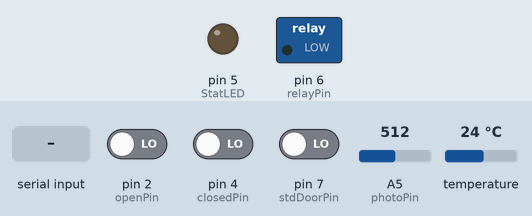
The sketch below on a simulated Arduino Uno, built with avr-gcc and run on an emulated ATmega328P. Shown: switched loads named in the sketch (green lamp = pin HIGH), output pins drawn as LEDs (lit = HIGH). Inputs (shaded band) come from the test bench; at power-on: pin 2 (openPin) LOW, pin 4 (closedPin) LOW, pin 7 (stdDoorPin) LOW, A5 (photoPin) = 512, temperature 24 °C. What the sketch prints to the serial monitor is not drawn.

Above: at 1.8 s.
1.9 s: "OpenDoor\n" received over Serial
At 2.7 s:
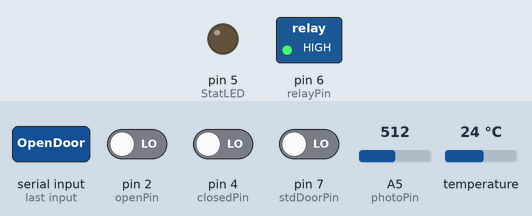
4.8 s: pin 2 (openPin) driven HIGH
6.3 s: "Temp\n" received over Serial
8.6 s: "Photo\n" received over Serial
Timing chart, 0 to 11.2 s (numbered marks = the images above; inputs shaded):
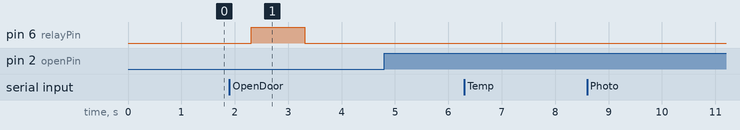

Measured:
- after the input at 1.9 s, pin 6 (relayPin): LOW → HIGH after 0.41 s, → LOW 1.0 s later
- after the input at 4.8 s, every drawn part: stays the same
- after the input at 6.3 s, every drawn part: stays the same
- after the input at 8.6 s, every drawn part: stays the same

The sketch:

GrargeDoorControl.ino
```cpp
#include <OneWire.h>

// the value of the 'other' resistor
#define SERIESRESISTOR 10000

#define delayMillis 30000UL

unsigned long thisMillis = 0;
unsigned long lastMillis = 0;

char endLine1 = '\n';
char endLine2 = '\r';
char endLine3 = '\r\n';

String inputString = "";         // a string to hold incoming data
boolean stringComplete = false;  // whether the string is complete

const int openPin = 2;
const int closedPin = 4;
const int relayPin = 6;
const int photoPin = A5;
const int StatLED = 5;
const int stdDoorPin = 7;

int prevOpenValue = LOW;    // open sensor Prev value
int prevClosedValue = LOW;   // close sensor Prev value
int prevDoorValue = LOW;   /// standard door sensor Prev value

//int samples[NUMSAMPLES];
int prevPhotoValue = 0;
float prevTemperatureValue = 150;

OneWire  ds(3);// on pin 3 (a 4.7K resistor is necessary)

void setup()
{
  // start serial port at 9600 bps:
  Serial.begin(9600);

  pinMode(openPin, INPUT);   // Open Sensor
  pinMode(closedPin, INPUT);   // Closed Senser
  pinMode(relayPin, OUTPUT);  // Switch Relay
 pinMode(StatLED, OUTPUT);  // LED
 pinMode(stdDoorPin, INPUT);   // Stand Door Senser
 digitalWrite(StatLED, LOW);

 inputString.reserve(200);
}

void loop()
{
   if (stringComplete)
  {
    if(inputString.indexOf("OpenDoor") >=0)
    {
      OpenDoor();
      //println("OpenDoor;successfully done");
      Serial.println("OpenDoor_done");
    }
    if(inputString.indexOf("Status") >=0)
    {
      SendDoorReadings();
      //println("Status;successfully done");
      //Serial.println("Status_done");
    }
    if(inputString.indexOf("Temp") >=0)
    {
      SendTempReadings();
      //println("Status;successfully done");
      //Serial.println("Status_done");
    }
    if(inputString.indexOf("Photo") >=0)
    {
      SendPhotoReadings();
    }
    // clear the string:
    inputString = "";
    stringComplete = false;
    //Serial.flush();
  }

   thisMillis = millis();

  if(thisMillis - lastMillis > delayMillis)
  {
    lastMillis = thisMillis;
    //SendTempReadings();
     //SendPhotoReadings();
     SendTempPhotoReadings();
  }

   //read sensors
  int newOpenValue = digitalRead(openPin);
  int newClosedValue = digitalRead(closedPin);
  int newDoorValue = digitalRead(stdDoorPin);

  if(newOpenValue!=prevOpenValue||newClosedValue!=prevClosedValue||newDoorValue!=prevDoorValue)
{
  prevOpenValue=newOpenValue;
  prevClosedValue=newClosedValue;
  prevDoorValue=newDoorValue;
  SendDoorReadings();
}

  float newTemperatureValue = ReadTemperature();

  if(abs(prevTemperatureValue-newTemperatureValue)>0.1 )
{
  prevTemperatureValue=newTemperatureValue;
  //SendTempReadings();
}

int newPhotoValue = ReadPhotoValue();

  if(abs(prevPhotoValue-newPhotoValue)>5 )
{
  prevPhotoValue=newPhotoValue;
  //SendPhotoReadings();
}
  //delay(100);
  //Serial.flush();
}

void SendDoorReadings()
{
  String stringStat =  "STAT,"+String(prevOpenValue)+","+String(prevClosedValue)+","+String(prevDoorValue);
  Serial.println(stringStat);
}

void SendTempPhotoReadings()
{
  char buffer[5];
  String s = dtostrf(prevTemperatureValue, 4, 1, buffer);
  String stringStat =  "TEMP,"+String(s)+ ",PHOTO,"+String(prevPhotoValue);
  Serial.println(stringStat);
}

void SendTempReadings()
{
  char buffer[5];
  String s = dtostrf(prevTemperatureValue, 4, 1, buffer);
  String stringStat =  "TEMP,"+String(s);
  Serial.println(stringStat);
}

void SendPhotoReadings()
{
  String stringStat =  "PHOTO,"+String(prevPhotoValue);
  Serial.println(stringStat);
}

void OpenDoor() {
  digitalWrite(relayPin, HIGH);
  delay(1000);
  digitalWrite(relayPin, LOW);
}

int ReadPhotoValue()
{
  int loopValue = 0;

  //average 5 readings for kicks
  int i = 0;
  for (i = 0; i < 10; i++)
  {
     int readValue = analogRead(photoPin);
     loopValue = loopValue + readValue;
  }

  return ( loopValue/i);
}

float ReadTemperature(){
 byte i;
  byte present = 0;
  byte type_s;
  byte data[12];
  byte addr[8];
  float celsius, fahrenheit;

  if ( !ds.search(addr))
  {
    //Serial.println("No more addresses.");
    //Serial.println();
    ds.reset_search();
    delay(250);
    return 0;
  }

  //Serial.print("ROM =");
  //for( i = 0; i < 8; i++) {
  //  Serial.write(' ');
  //  Serial.print(addr[i], HEX);
  //}

  if (OneWire::crc8(addr, 7) != addr[7]) {
      Serial.println("CRC is not valid!");
      return 0;
  }
  //Serial.println();

  // the first ROM byte indicates which chip
  switch (addr[0]) {
    case 0x10:
      //Serial.println("  Chip = DS18S20");  // or old DS1820
      type_s = 1;
      break;
    case 0x28:
      //Serial.println("  Chip = DS18B20");
      type_s = 0;
      break;
    case 0x22:
      //Serial.println("  Chip = DS1822");
      type_s = 0;
      break;
    default:
      Serial.println("Device is not a DS18x20 family device.");
      return 0;
  }

  ds.reset();
  ds.select(addr);
  ds.write(0x44, 1);        // start conversion, with parasite power on at the end

  delay(1000);     // maybe 750ms is enough, maybe not
  // we might do a ds.depower() here, but the reset will take care of it.

  present = ds.reset();
  ds.select(addr);
  ds.write(0xBE);         // Read Scratchpad

  //Serial.print("  Data = ");
 // Serial.print(present, HEX);
  //Serial.print(" ");
  for ( i = 0; i < 9; i++) {           // we need 9 bytes
    data[i] = ds.read();
    //Serial.print(data[i], HEX);
    //Serial.print(" ");
  }
  //Serial.print(" CRC=");
  //Serial.print(OneWire::crc8(data, 8), HEX);
  //Serial.println();

  // Convert the data to actual temperature
  // because the result is a 16 bit signed integer, it should
  // be stored to an "int16_t" type, which is always 16 bits
  // even when compiled on a 32 bit processor.
  int16_t raw = (data[1] << 8) | data[0];
  if (type_s) {
    raw = raw << 3; // 9 bit resolution default
    if (data[7] == 0x10) {
      // "count remain" gives full 12 bit resolution
      raw = (raw & 0xFFF0) + 12 - data[6];
    }
  } else {
    byte cfg = (data[4] & 0x60);
    // at lower res, the low bits are undefined, so let's zero them
    if (cfg == 0x00) raw = raw & ~7;  // 9 bit resolution, 93.75 ms
    else if (cfg == 0x20) raw = raw & ~3; // 10 bit res, 187.5 ms
    else if (cfg == 0x40) raw = raw & ~1; // 11 bit res, 375 ms
    //// default is 12 bit resolution, 750 ms conversion time
  }
  celsius = (float)raw / 16.0;
  fahrenheit = celsius * 1.8 + 32.0;

  return fahrenheit;
//return 1;
  //return steinhart;
}

/*
  SerialEvent occurs whenever a new data comes in the
 hardware serial RX.  This routine is run between each
 time loop() runs, so using delay inside loop can delay
 response.  Multiple bytes of data may be available.
 */
void serialEvent() {
  while (Serial.available())
  {
    // get the new byte:
    char inChar = (char)Serial.read();
    // add it to the inputString:
    inputString += inChar;
    // if the incoming character is a newline, set a flag
    // so the main loop can do something about it:
    // handle different newLine character
    if (inChar == endLine1)  //\n
    {
      stringComplete = true;
    }
    else if((inChar == endLine2) ||  //\r
            (inChar == endLine3))    //\r\n
    {
      delay(5);
      if(Serial.available())
      {
        inChar = (char)Serial.read();
        inputString += inChar;
        if(inChar == endLine1)  //also ingsesamt==\n\r
        {
          stringComplete = true;
        }
      }
      else
      {
        stringComplete = true;
      }
    }
  }
}
```
